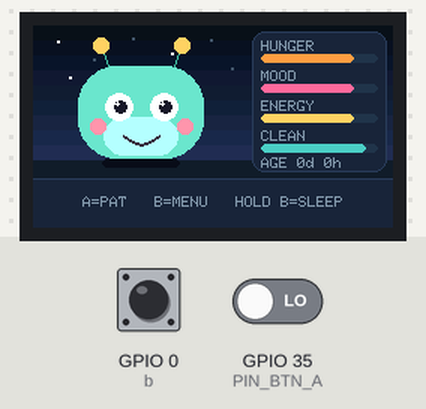
A sketch run on a simulated ESP32. Parts: 240×135 colour display. The inputs (shaded band) are chosen by the test bench; at power-on: GPIO 0 (b) HIGH, GPIO 35 (PIN_BTN_A) LOW. Random numbers use the default seed unless the sketch sets one; EEPROM starts erased; what the sketch prints to the serial monitor is not drawn.

Above: at 2.2 s.
2.3 s: GPIO 0 (b) pulled LOW for 1 s
At 5.26 s:
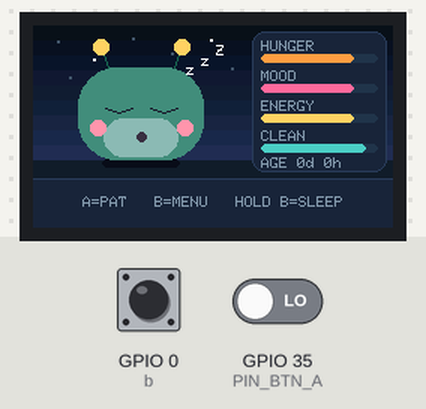
5.3 s: GPIO 0 (b) pulled LOW for 0.15 s
At 6.4 s:
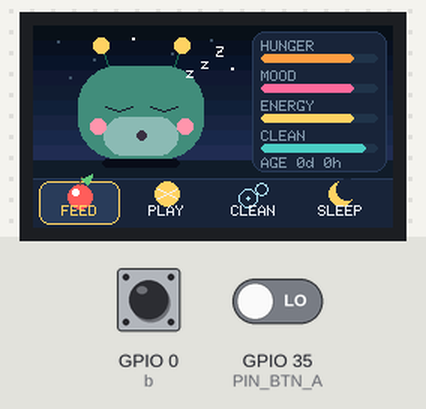
Timing chart, 0 to 8.3 s (numbered marks = the images above; inputs shaded):
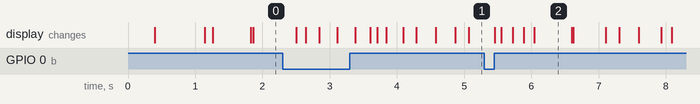

Measured:
- what the display in image 2 shows lasts 0.6 s, from 6.0 s to 6.6 s

The sketch:

zhuochong.ino
```cpp
#include <TFT_eSPI.h>
#include "config.h"
#include "pet.h"
#include "input.h"
#include "face.h"

TFT_eSPI tft(PANEL_W, PANEL_H);            // 面板原生 135x240，setRotation(1) 后是 240x135
TFT_eSprite spr(&tft);                      // 离屏缓冲，防闪烁
Pet pet;
UiState ui;
Button btnA;
Button btnB;

bool spriteReady = false;
uint32_t lastFrameMs = 0;

void handleInput(BtnEvent evA, BtnEvent evB, uint32_t now);
void applyAction(uint8_t idx, uint32_t now);

void setup() {
  Serial.begin(115200);
  delay(200);
  Serial.println();
  Serial.println("==========================================");
  Serial.println("  Zhuochong desktop pet  v1 (offline)");
  Serial.println("  A = pat   B = menu   hold B = sleep");
  Serial.println("==========================================");

  tft.init();
  tft.setRotation(SCREEN_ROTATION);
  tft.fillScreen(TFT_BLACK);

  // 开机画面
  tft.setTextDatum(MC_DATUM);
  tft.setTextFont(4);
  tft.setTextColor(TFT_WHITE, TFT_BLACK);
  tft.drawString("ZHUO CHONG", SCREEN_W / 2, SCREEN_H / 2 - 10);
  tft.setTextFont(1);
  tft.setTextColor(TFT_DARKGREY, TFT_BLACK);
  tft.drawString("v1  offline pet", SCREEN_W / 2, SCREEN_H / 2 + 18);
  delay(600);

  // 240x135x16bit = 约 65KB 内存；失败就退化成直接画屏（会有轻微闪烁）
  spr.setColorDepth(16);
  spriteReady = (spr.createSprite(SCREEN_W, SCREEN_H) != nullptr);

  buttonBegin(btnA, PIN_BTN_A, false);  // GPIO35 板上已有外部上拉
  buttonBegin(btnB, PIN_BTN_B, true);   // GPIO0 是 BOOT 键，用内部上拉

  pet.begin();

  Serial.printf("[sys] sprite=%s  free heap=%u\n",
                spriteReady ? "OK" : "FAIL", (unsigned)ESP.getFreeHeap());
  if (!spriteReady) {
    Serial.println("[sys] sprite 分配失败，改为直接绘制");
  }

  lastFrameMs = millis();
}

void loop() {
  uint32_t now = millis();

  pet.update(now);

  BtnEvent evA = buttonPoll(btnA, now);
  BtnEvent evB = buttonPoll(btnB, now);
  if (evA != BtnEvent::NONE || evB != BtnEvent::NONE) {
    handleInput(evA, evB, now);
  }

  if ((uint32_t)(now - lastFrameMs) >= FRAME_MS) {
    lastFrameMs = now;
    if (spriteReady) {
      renderScene(spr, pet, ui, now);
      spr.pushSprite(0, 0);
    } else {
      renderScene(tft, pet, ui, now);
    }
  }
}

void handleInput(BtnEvent evA, BtnEvent evB, uint32_t now) {
  if (ui.menuOpen) {
    // 菜单打开时：B 切换项目，A 执行，长按 B 关闭
    if (evB == BtnEvent::SHORT) {
      ui.selected = (ui.selected + 1) % 4;
    } else if (evB == BtnEvent::LONG) {
      ui.menuOpen = false;
    } else if (evA == BtnEvent::SHORT) {
      applyAction(ui.selected, now);
      ui.menuOpen = false;
    }
    return;
  }

  // 主界面：A 摸摸，B 打开菜单，长按 B 睡觉/唤醒
  if (evA == BtnEvent::SHORT) {
    pet.pat();
    ui.heartUntil = now + 1500;
    showToast(ui, "PAT PAT", now, 1200);
    pet.save(true);
  } else if (evB == BtnEvent::SHORT) {
    ui.menuOpen = true;
    ui.selected = 0;
  } else if (evB == BtnEvent::LONG) {
    pet.toggleSleep();
    showToast(ui, pet.sleeping() ? "ZZZ..." : "WAKE UP", now);
    pet.save(true);
  }
}

void applyAction(uint8_t idx, uint32_t now) {
  switch (idx) {
    case 0:
      pet.feed();
      showToast(ui, "YUM!", now);
      break;
    case 1:
      pet.play();
      showToast(ui, "FUN!", now);
      ui.heartUntil = now + 1200;
      break;
    case 2:
      pet.clean();
      showToast(ui, "CLEAN!", now);
      break;
    case 3:
      pet.toggleSleep();
      showToast(ui, pet.sleeping() ? "ZZZ..." : "WAKE UP", now);
      break;
  }
  pet.save(true);
}
```

face.cpp
```cpp
#include "face.h"
#include <math.h>
#include <stdio.h>
#include <string.h>

// ==================== 颜色 ====================
constexpr uint16_t rgb565(uint8_t r, uint8_t g, uint8_t b) {
  return (uint16_t)(((r & 0xF8) << 8) | ((g & 0xFC) << 3) | (b >> 3));
}

namespace {

constexpr uint16_t C_SKY[9] = {
  rgb565(10, 16, 30), rgb565(12, 19, 35), rgb565(14, 22, 41),
  rgb565(17, 26, 48), rgb565(20, 30, 55), rgb565(23, 34, 62),
  rgb565(26, 38, 69), rgb565(29, 42, 76), rgb565(32, 46, 83)
};

constexpr uint16_t C_GROUND    = rgb565(18, 28, 45);
constexpr uint16_t C_SHADOW    = rgb565(9, 14, 24);
constexpr uint16_t C_STAR_DIM  = rgb565(70, 86, 110);
constexpr uint16_t C_PANEL     = rgb565(24, 36, 56);
constexpr uint16_t C_PANEL_HI  = rgb565(44, 62, 92);
constexpr uint16_t C_TEXT      = rgb565(232, 241, 242);
constexpr uint16_t C_DIM       = rgb565(132, 152, 174);
constexpr uint16_t C_ACCENT    = rgb565(255, 209, 102);
constexpr uint16_t C_BAR_BG    = rgb565(38, 52, 74);

constexpr uint16_t C_BODY       = rgb565(111, 231, 200);
constexpr uint16_t C_BODY_TIRED = rgb565(140, 170, 230);
constexpr uint16_t C_BODY_SAD   = rgb565(120, 190, 210);
constexpr uint16_t C_BODY_DIRTY = rgb565(150, 178, 150);
constexpr uint16_t C_BODY_SICK  = rgb565(160, 172, 140);
constexpr uint16_t C_BODY_SLEEP = rgb565(70, 140, 125);

constexpr uint16_t C_WHITE  = rgb565(255, 255, 255);
constexpr uint16_t C_EYE    = rgb565(26, 26, 46);
constexpr uint16_t C_CHEEK  = rgb565(255, 150, 170);
constexpr uint16_t C_MOUTH  = rgb565(60, 48, 66);
constexpr uint16_t C_DIRT   = rgb565(150, 110, 70);
constexpr uint16_t C_SWEAT  = rgb565(120, 200, 255);
constexpr uint16_t C_HEART  = rgb565(255, 107, 157);

constexpr uint16_t C_HUNGER = rgb565(255, 159, 67);
constexpr uint16_t C_MOOD   = rgb565(255, 107, 157);
constexpr uint16_t C_ENERGY = rgb565(255, 209, 102);
constexpr uint16_t C_CLEAN  = rgb565(78, 205, 196);

constexpr uint16_t C_FOOD      = rgb565(255, 92, 92);
constexpr uint16_t C_STEM      = rgb565(120, 80, 50);
constexpr uint16_t C_LEAF      = rgb565(96, 200, 120);
constexpr uint16_t C_BALL_LINE = rgb565(240, 240, 240);
constexpr uint16_t C_BUBBLE    = rgb565(180, 235, 255);

// ==================== 小工具 ====================
uint16_t shiftColor(uint16_t c, int dr, int dg, int db) {
  int r = (c >> 11) & 0x1F;
  int g = (c >> 5) & 0x3F;
  int b = c & 0x1F;
  r += dr; g += dg; b += db;
  if (r < 0) r = 0; if (r > 31) r = 31;
  if (g < 0) g = 0; if (g > 63) g = 63;
  if (b < 0) b = 0; if (b > 31) b = 31;
  return (uint16_t)((r << 11) | (g << 5) | b);
}

void drawHeart(TFT_eSPI &g, int x, int y, int s, uint16_t color) {
  g.fillCircle(x - s / 2, y, s / 2 + 1, color);
  g.fillCircle(x + s / 2, y, s / 2 + 1, color);
  g.fillTriangle(x - s, y + s / 4, x + s, y + s / 4, x, y + s, color);
}

// 用多条短线拼出一条抛物线：depth > 0 是笑，depth < 0 是哭
void drawMouthCurve(TFT_eSPI &g, int cx, int cy, int half, int depth, uint16_t color) {
  int px = cx - half;
  int py = cy;
  for (int i = 1; i <= 8; i++) {
    float t = (float)i / 8.0f * 2.0f - 1.0f;
    int x = cx + (int)(t * half);
    int y = cy + (int)(depth * (1.0f - t * t));
    g.drawLine(px, py, x, y, color);
    g.drawLine(px, py + 1, x, y + 1, color);
    px = x;
    py = y;
  }
}

// ==================== 背景 ====================
void drawBackground(TFT_eSPI &g, uint32_t now) {
  for (int i = 0; i < 9; i++) {
    g.fillRect(0, i * 10, SCREEN_W, 10, C_SKY[i]);
  }
  g.fillRect(0, 90, SCREEN_W, SCREEN_H - 90, C_GROUND);

  static const int16_t sx[7] = {16, 40, 66, 92, 118, 132, 24};
  static const int16_t sy[7] = {10, 22, 8, 18, 9, 28, 34};
  for (int i = 0; i < 7; i++) {
    uint16_t c = ((now / 600 + i) % 3 == 0) ? C_WHITE : C_STAR_DIM;
    g.fillRect(sx[i], sy[i], 2, 2, c);
  }
}

// ==================== 眼睛 ====================
void drawOpenEye(TFT_eSPI &g, int x, int y, int r, int lookX, int lookY, bool blink) {
  if (blink) {
    g.drawLine(x - r, y, x, y + 2, C_EYE);
    g.drawLine(x, y + 2, x + r, y, C_EYE);
    return;
  }
  g.fillCircle(x, y, r, C_WHITE);
  g.fillCircle(x + lookX, y + lookY, 4, C_EYE);
  g.fillCircle(x + lookX - 2, y + lookY - 2, 1, C_WHITE);
}

void drawEyes(TFT_eSPI &g, PetMood mood, int cx, int cy, bool blink, uint16_t body) {
  const int ex1 = cx - 15;
  const int ex2 = cx + 15;
  const int ey = cy - 4;
  const int r = 9;
  const int lookX = (int)(sinf(millis() / 1700.0f) * 2.0f);
  const int lookY = (int)(cosf(millis() / 2100.0f) * 1.5f);

  switch (mood) {
    case PetMood::SLEEPING:
      g.drawLine(ex1 - r, ey, ex1, ey + 3, C_EYE);
      g.drawLine(ex1, ey + 3, ex1 + r, ey, C_EYE);
      g.drawLine(ex2 - r, ey, ex2, ey + 3, C_EYE);
      g.drawLine(ex2, ey + 3, ex2 + r, ey, C_EYE);
      break;

    case PetMood::DIRTY:
      // > <
      g.drawLine(ex1 - r, ey - r, ex1 + r, ey, C_EYE);
      g.drawLine(ex1 - r, ey + r, ex1 + r, ey, C_EYE);
      g.drawLine(ex2 + r, ey - r, ex2 - r, ey, C_EYE);
      g.drawLine(ex2 + r, ey + r, ex2 - r, ey, C_EYE);
      break;

    case PetMood::SICK:
      // x x
      g.drawLine(ex1 - r, ey - r, ex1 + r, ey + r, C_EYE);
      g.drawLine(ex1 - r, ey + r, ex1 + r, ey - r, C_EYE);
      g.drawLine(ex2 - r, ey - r, ex2 + r, ey + r, C_EYE);
      g.drawLine(ex2 - r, ey + r, ex2 + r, ey - r, C_EYE);
      break;

    case PetMood::TIRED:
      // 半睁眼：画完整眼睛，再用身体颜色盖住上半部分
      g.fillCircle(ex1, ey, r, C_WHITE);
      g.fillCircle(ex1 + lookX, ey + lookY + 2, 4, C_EYE);
      g.fillRect(ex1 - r - 1, ey - r - 1, r * 2 + 2, r + 1, body);
      g.drawLine(ex1 - r, ey, ex1 + r, ey, C_EYE);

      g.fillCircle(ex2, ey, r, C_WHITE);
      g.fillCircle(ex2 + lookX, ey + lookY + 2, 4, C_EYE);
      g.fillRect(ex2 - r - 1, ey - r - 1, r * 2 + 2, r + 1, body);
      g.drawLine(ex2 - r, ey, ex2 + r, ey, C_EYE);
      break;

    default:
      drawOpenEye(g, ex1, ey, r, lookX, lookY, blink);
      drawOpenEye(g, ex2, ey, r, lookX, lookY, blink);
      break;
  }
}

// ==================== 嘴 ====================
void drawMouth(TFT_eSPI &g, PetMood mood, int cx, int cy) {
  switch (mood) {
    case PetMood::HAPPY:
      drawMouthCurve(g, cx, cy + 15, 12, 6, C_MOUTH);
      break;
    case PetMood::NEUTRAL:
      drawMouthCurve(g, cx, cy + 15, 7, 2, C_MOUTH);
      break;
    case PetMood::HUNGRY:
      g.fillRoundRect(cx - 6, cy + 11, 12, 10, 5, C_MOUTH);
      break;
    case PetMood::TIRED:
      g.drawLine(cx - 6, cy + 16, cx + 6, cy + 16, C_MOUTH);
      break;
    case PetMood::DIRTY:
      g.drawLine(cx - 8, cy + 15, cx - 3, cy + 13, C_MOUTH);
      g.drawLine(cx - 3, cy + 13, cx + 3, cy + 17, C_MOUTH);
      g.drawLine(cx + 3, cy + 17, cx + 8, cy + 15, C_MOUTH);
      break;
    case PetMood::SAD:
      drawMouthCurve(g, cx, cy + 18, 8, -5, C_MOUTH);
      break;
    case PetMood::SICK:
      drawMouthCurve(g, cx, cy + 17, 7, -3, C_MOUTH);
      break;
    case PetMood::SLEEPING:
      g.fillCircle(cx, cy + 15, 3, C_MOUTH);
      break;
  }
}

// ==================== 宠物本体 ====================
void drawPet(TFT_eSPI &g, const Pet &pet, const UiState &ui, uint32_t now) {
  static uint32_t nextBlink = 0;
  static uint32_t blinkUntil = 0;

  if (nextBlink == 0) nextBlink = now + 1500;
  if ((int32_t)(now - nextBlink) >= 0) {
    blinkUntil = now + 120;
    nextBlink = now + 2200 + random(1800);
  }
  bool blinking = (int32_t)(now - blinkUntil) < 0;

  const PetMood mood = pet.moodState();
  const int cx = 72;
  const int cy = 58 + (int)(sinf(now / 650.0f) * 2.0f);

  uint16_t body = C_BODY;
  switch (mood) {
    case PetMood::TIRED:    body = C_BODY_TIRED; break;
    case PetMood::SAD:      body = C_BODY_SAD;   break;
    case PetMood::DIRTY:    body = C_BODY_DIRTY; break;
    case PetMood::SICK:     body = C_BODY_SICK;  break;
    case PetMood::SLEEPING: body = C_BODY_SLEEP; break;
    default: break;
  }
  const uint16_t bodyDark = shiftColor(body, -5, -9, -5);
  const uint16_t belly = shiftColor(body, +9, +11, +7);

  // 地面阴影
  g.fillRoundRect(cx - 26, 89, 52, 6, 3, C_SHADOW);

  // 触角（画在身体后面）
  g.drawLine(cx - 20, cy - 26, cx - 27, cy - 45, bodyDark);
  g.fillCircle(cx - 27, cy - 45, 5, C_ACCENT);
  g.drawLine(cx + 20, cy - 26, cx + 27, cy - 45, bodyDark);
  g.fillCircle(cx + 27, cy - 45, 5, C_ACCENT);

  // 身体 + 肚子
  g.fillRoundRect(cx - 42, cy - 31, 84, 62, 26, body);
  g.fillRoundRect(cx - 25, cy + 3, 50, 26, 13, belly);

  // 脏污
  if (mood == PetMood::DIRTY) {
    g.fillCircle(cx - 30, cy + 18, 3, C_DIRT);
    g.fillCircle(cx + 30, cy + 16, 3, C_DIRT);
    g.fillCircle(cx + 4, cy + 26, 3, C_DIRT);
  }

  // 生病时额头的汗滴
  if (mood == PetMood::SICK) {
    g.fillCircle(cx + 32, cy - 20, 3, C_SWEAT);
    g.fillTriangle(cx + 29, cy - 22, cx + 35, cy - 22, cx + 32, cy - 30, C_SWEAT);
  }

  // 腮红
  g.fillCircle(cx - 29, cy + 9, 5, C_CHEEK);
  g.fillCircle(cx + 29, cy + 9, 5, C_CHEEK);

  drawEyes(g, mood, cx, cy, blinking, body);
  drawMouth(g, mood, cx, cy);

  // 睡觉的 Z
  if (mood == PetMood::SLEEPING) {
    int off = (int)((now / 500) % 3);
    g.setTextDatum(TL_DATUM);
    g.setTextFont(1);
    g.setTextColor(C_WHITE);
    g.drawString("z", cx + 30, cy - 30 - off * 3);
    g.drawString("z", cx + 40, cy - 36 - off * 3);
    g.drawString("Z", cx + 50, cy - 44 - off * 2);
  }

  // 摸摸头时飘心
  if (ui.heartUntil > now) {
    for (int i = 0; i < 3; i++) {
      uint32_t t = ((now / 220) + i * 2) % 6;
      int x = cx - 22 + i * 22;
      int y = cy - 34 - (int)t * 4;
      drawHeart(g, x, y, 5, C_HEART);
    }
  }
}

// ==================== 右侧属性栏 ====================
void drawStatBar(TFT_eSPI &g, int x, int y, const char *label, float value, uint16_t color) {
  g.setTextDatum(TL_DATUM);
  g.setTextFont(1);
  g.setTextColor(C_DIM);
  g.drawString(label, x, y);

  const int w = 78;
  g.fillRoundRect(x, y + 9, w, 6, 3, C_BAR_BG);
  int fill = (int)(w * value / 100.0f + 0.5f);
  if (fill < 0) fill = 0;
  if (fill > w) fill = w;
  if (fill > 0) g.fillRoundRect(x, y + 9, fill, 6, 3, color);
}

void drawStats(TFT_eSPI &g, const Pet &pet) {
  g.fillRoundRect(146, 4, 90, 94, 8, C_PANEL);
  g.drawRoundRect(146, 4, 90, 94, 8, C_PANEL_HI);

  drawStatBar(g, 152, 10, "HUNGER", pet.hunger(), C_HUNGER);
  drawStatBar(g, 152, 30, "MOOD",   pet.moodValue(), C_MOOD);
  drawStatBar(g, 152, 50, "ENERGY", pet.energy(), C_ENERGY);
  drawStatBar(g, 152, 70, "CLEAN",  pet.clean(), C_CLEAN);

  char buf[24];
  uint32_t d = pet.ageSeconds() / 86400UL;
  uint32_t h = (pet.ageSeconds() % 86400UL) / 3600UL;
  snprintf(buf, sizeof(buf), "AGE %lud %luh", (unsigned long)d, (unsigned long)h);

  g.setTextDatum(TL_DATUM);
  g.setTextFont(1);
  g.setTextColor(C_DIM);
  g.drawString(buf, 152, 88);
}

// ==================== 底部菜单栏 ====================
void drawMenuIcon(TFT_eSPI &g, int idx, int cx, int cy, uint16_t bg) {
  switch (idx) {
    case 0:  // 苹果
      g.fillCircle(cx, cy + 2, 8, C_FOOD);
      g.drawLine(cx, cy - 6, cx + 1, cy - 11, C_STEM);
      g.fillTriangle(cx + 1, cy - 10, cx + 8, cy - 13, cx + 5, cy - 6, C_LEAF);
      g.fillCircle(cx - 3, cy - 1, 2, C_WHITE);
      break;
    case 1:  // 球
      g.fillCircle(cx, cy, 8, C_ACCENT);
      g.drawLine(cx - 6, cy - 3, cx + 6, cy + 3, C_BALL_LINE);
      g.drawLine(cx - 6, cy + 3, cx + 6, cy - 3, C_BALL_LINE);
      break;
    case 2:  // 泡泡
      g.drawCircle(cx - 4, cy + 3, 6, C_BUBBLE);
      g.drawCircle(cx + 5, cy - 3, 4, C_BUBBLE);
      g.fillCircle(cx - 4, cy + 3, 1, C_BUBBLE);
      break;
    case 3:  // 月亮（用单元格背景色挖出月牙）
      g.fillCircle(cx, cy, 8, C_ACCENT);
      g.fillCircle(cx + 4, cy - 3, 7, bg);
      break;
  }
}

void drawBottomBar(TFT_eSPI &g, const UiState &ui, uint32_t now) {
  g.fillRect(0, 102, SCREEN_W, SCREEN_H - 102, C_PANEL);
  g.drawLine(0, 102, SCREEN_W - 1, 102, C_PANEL_HI);

  if (ui.menuOpen) {
    const char *labels[4] = {"FEED", "PLAY", "CLEAN", "SLEEP"};
    for (uint8_t i = 0; i < 4; i++) {
      int x = 4 + i * 58;
      int y = 104;
      bool sel = (i == ui.selected);
      if (sel) {
        g.fillRoundRect(x, y, 54, 29, 7, C_PANEL_HI);
        g.drawRoundRect(x, y, 54, 29, 7, C_ACCENT);
      }
      drawMenuIcon(g, i, x + 27, 112, sel ? C_PANEL_HI : C_PANEL);
      g.setTextDatum(MC_DATUM);
      g.setTextFont(1);
      g.setTextColor(sel ? C_ACCENT : C_TEXT);
      g.drawString(labels[i], x + 27, 124);
    }
    return;
  }

  g.setTextDatum(MC_DATUM);
  if (ui.toastUntil > now && ui.toast[0] != '\0') {
    g.setTextFont(2);
    g.setTextColor(C_ACCENT);
    g.drawString(ui.toast, SCREEN_W / 2, 118);
  } else {
    g.setTextFont(1);
    g.setTextColor(C_DIM);
    g.drawString("A=PAT   B=MENU   HOLD B=SLEEP", SCREEN_W / 2, 118);
  }
}

}  // namespace

// ==================== 对外接口 ====================
void renderScene(TFT_eSPI &g, const Pet &pet, const UiState &ui, uint32_t now) {
  drawBackground(g, now);
  drawPet(g, pet, ui, now);
  drawStats(g, pet);
  drawBottomBar(g, ui, now);
}

void showToast(UiState &ui, const char *msg, uint32_t now, uint32_t ms) {
  strncpy(ui.toast, msg, sizeof(ui.toast) - 1);
  ui.toast[sizeof(ui.toast) - 1] = '\0';
  ui.toastUntil = now + ms;
}
```

face.h
```cpp
#pragma once
#include <TFT_eSPI.h>
#include "pet.h"

// 界面层的临时状态：菜单、飘心、提示文字
struct UiState {
  bool menuOpen = false;
  uint8_t selected = 0;
  uint32_t heartUntil = 0;
  char toast[20] = {0};
  uint32_t toastUntil = 0;
};

// 把整个画面画到 g 上。g 可以是 TFT_eSPI，也可以是 TFT_eSprite。
void renderScene(TFT_eSPI &g, const Pet &pet, const UiState &ui, uint32_t now);

// 在底部栏显示一句话，持续 ms 毫秒
void showToast(UiState &ui, const char *msg, uint32_t now, uint32_t ms = 1600);
```

input.cpp
```cpp
#include "input.h"

void buttonBegin(Button &b, uint8_t pin, bool usePullup) {
  b.pin = pin;
  pinMode(pin, usePullup ? INPUT_PULLUP : INPUT);
  b.stableLevel = digitalRead(pin);
  b.lastRaw = b.stableLevel;
  b.lastChangeMs = millis();
  b.pressStartMs = millis();
  b.longFired = false;
}

// 每个 loop 调用一次。返回 SHORT 或 LONG，每次按下最多各触发一次。
BtnEvent buttonPoll(Button &b, uint32_t now) {
  bool raw = digitalRead(b.pin);

  if (raw != b.lastRaw) {
    b.lastRaw = raw;
    b.lastChangeMs = now;
  }

  // 电平稳定 DEBOUNCE_MS 后才承认变化
  if ((uint32_t)(now - b.lastChangeMs) >= DEBOUNCE_MS && raw != b.stableLevel) {
    b.stableLevel = raw;
    if (b.stableLevel == LOW) {
      b.pressStartMs = now;
      b.longFired = false;
    } else {
      // 松手：没触发过长按才算短按
      if (!b.longFired) return BtnEvent::SHORT;
    }
  }

  // 按住超过阈值，立刻触发一次长按
  if (b.stableLevel == LOW && !b.longFired &&
      (uint32_t)(now - b.pressStartMs) >= LONG_PRESS_MS) {
    b.longFired = true;
    return BtnEvent::LONG;
  }

  return BtnEvent::NONE;
}
```

input.h
```cpp
#pragma once
#include <Arduino.h>
#include "config.h"

enum class BtnEvent : uint8_t {
  NONE,
  SHORT,
  LONG
};

struct Button {
  uint8_t pin = 0;
  bool stableLevel = HIGH;     // 消抖后的电平
  bool lastRaw = HIGH;         // 上一次原始读数
  uint32_t lastChangeMs = 0;   // 原始电平最后一次变化的时间
  uint32_t pressStartMs = 0;   // 按下时刻
  bool longFired = false;      // 本次按下是否已经触发过长按
};

void buttonBegin(Button &b, uint8_t pin, bool usePullup);
BtnEvent buttonPoll(Button &b, uint32_t now);
```

Source omitted: pet.cpp (3554 bytes), pet.h (1032 bytes), config.h (1921 bytes)
